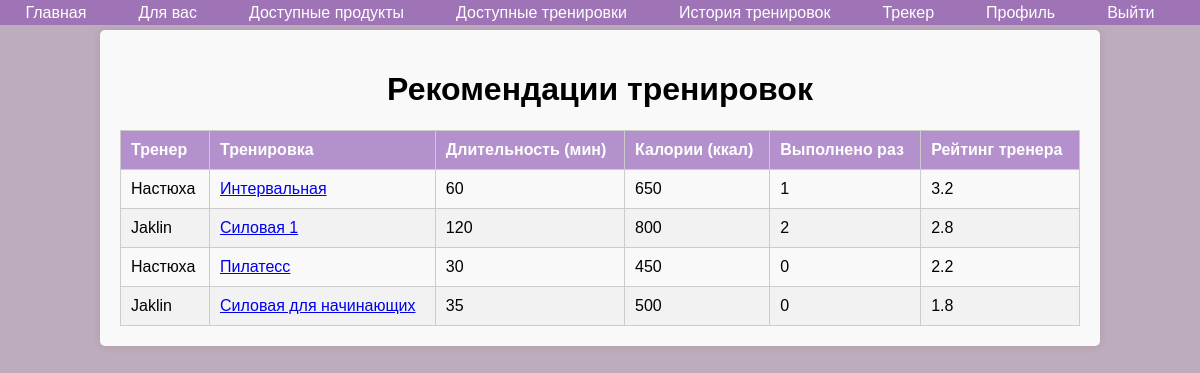
The app's page /recommendation.php (signed in) with its own data.
### tables this page shows
CREATE TABLE `training_programs` (
  `id` int(11) NOT NULL AUTO_INCREMENT,
  `name` varchar(255) DEFAULT NULL,
  `description` text DEFAULT NULL,
  `duration` int(11) DEFAULT NULL,
  `calories_burned` int(11) DEFAULT NULL,
  `training_name` varchar(255) DEFAULT NULL,
  `training_type_id` int(11) DEFAULT NULL,
  `created_by` int(11) DEFAULT NULL,
  `created_at` timestamp NOT NULL DEFAULT current_timestamp(),
  `status` enum('pending','approved','rejected') DEFAULT 'pending',
  PRIMARY KEY (`id`),
  KEY `training_type_id` (`training_type_id`),
  KEY `created_by` (`created_by`),
  CONSTRAINT `training_programs_ibfk_1` FOREIGN KEY (`training_type_id`) REFERENCES `training_types` (`id`) ON DELETE SET NULL,
  CONSTRAINT `training_programs_ibfk_2` FOREIGN KEY (`created_by`) REFERENCES `users` (`id`) ON DELETE CASCADE
);

CREATE TABLE `users` (
  `id` int(11) NOT NULL AUTO_INCREMENT,
  `username` varchar(255) DEFAULT NULL,
  `email` varchar(255) DEFAULT NULL,
  `password_hash` varchar(255) DEFAULT NULL,
  `age` int(11) DEFAULT NULL,
  `weight` float DEFAULT NULL,
  `height` float DEFAULT NULL,
  `gender` enum('male','female') DEFAULT NULL,
  `activity_level` enum('sedentary','light','moderate','active','very_active') DEFAULT NULL,
  `daily_calories` decimal(10,2) DEFAULT NULL,
  `created_at` timestamp NOT NULL DEFAULT current_timestamp(),
  `role_id` int(11) DEFAULT NULL,
  PRIMARY KEY (`id`),
  UNIQUE KEY `email` (`email`),
  KEY `role_id` (`role_id`),
  CONSTRAINT `users_ibfk_1` FOREIGN KEY (`role_id`) REFERENCES `roles` (`id`)
);

### recommendation.php (the view, shortened to what this page needs)
<?php
include 'navbar.php';
$user_id = $_SESSION['user_id'];
$stmt = $conn->prepare("
    SELECT
        u.username AS trainer_username,
        t.id AS training_id,
        t.name AS training_name,
        t.duration,
        t.calories_burned,
        COUNT(te.id) AS execution_count,
        (SELECT
            ROUND((SUM(CASE WHEN t1.status = 'approved' THEN 1 ELSE 0 END) /
            (COUNT(t1.id) + COUNT(t1.id))) * 4 +
            (COUNT(tl.id) / (COUNT(t1.id) + COUNT(t1.id))) * 5 +
            (IF(COUNT(te.id) > 0, 1, 0) * 1), 1)
        FROM training_programs t1
        LEFT JOIN training_likes tl ON t1.id = tl.training_id
        WHERE t1.created_by = u.id) AS trainer_rating
    FROM
        training_programs t
    LEFT JOIN
        training_executions te ON t.id = te.training_id AND te.user_id = ?
    LEFT JOIN
        users u ON t.created_by = u.id
    GROUP BY
        trainer_username, training_id
    ORDER BY
        trainer_rating DESC, execution_count DESC
");
$stmt->bind_param("i", $user_id);
$stmt->execute();
$recommendations = $stmt->get_result()->fetch_all(MYSQLI_ASSOC);
?>
<!DOCTYPE html>
<html lang="ru">
<head>
</head>
<body>
<div class="container">
    <h1>Рекомендации тренировок</h1>
    <?php if (!empty($recommendations)): ?>
        <table>
            <thead>
                <tr>
                    <th>Тренер</th>
                    <th>Тренировка</th>
                    <th>Длительность (мин)</th>
                    <th>Калории (ккал)</th>
                    <th>Выполнено раз</th>
                    <th>Рейтинг тренера</th>
                </tr>
            </thead>
            <tbody>
                <?php foreach ($recommendations as $recommendation): ?>
                    <tr>
                        <td><?php echo htmlspecialchars($recommendation['trainer_username']); ?></td>
                        <td>
                            <a href="training_details.php?id=<?php echo $recommendation['training_id']; ?>">
                                <?php echo htmlspecialchars($recommendation['training_name']); ?>
                            </a>
                        </td>
                        <td><?php echo htmlspecialchars($recommendation['duration']); ?></td>
                        <td><?php echo htmlspecialchars($recommendation['calories_burned']); ?></td>
                        <td><?php echo htmlspecialchars($recommendation['execution_count']); ?></td>
                        <td><?php echo htmlspecialchars($recommendation['trainer_rating']); ?></td>
                    </tr>
                <?php endforeach; ?>
            </tbody>
        </table>
    <?php else: ?>
        <p>Нет доступных рекомендаций для вас.</p>
    <?php endif; ?>
</div>
</body>
</html>

### navbar.php (style rules this page uses)
body { margin: 0; padding-top: 50px; }

### recommendation.php (style rules this page uses)
body { font-family: Arial, sans-serif; background-color: #bdacbb; margin: 0; padding: 0; display: flex; flex-direction: column; align-items: center; }
.container { width: 80%; max-width: 1200px; padding: 20px; background-color: #f9f9f9; border-radius: 5px; box-shadow: 0 0 10px rgba(0, 0, 0, 0.1); margin-top: 30px; }
h1 { text-align: center; }
table { width: 100%; border-collapse: collapse; margin-top: 20px; }
table, th, td { border: 1px solid #ccc; }
th, td { padding: 10px; text-align: left; }
th { background-color: rgba(139, 83, 179, 0.62); color: white; }
tr:nth-child(even) { background-color: #f2f2f2; }

### records on screen
training_programs: created_by.username "Настюха", name "Интервальная", duration "60", calories_burned "650", execution_count "1", trainer_rating "3.2"
training_programs: created_by.username "Jaklin", name "Силовая 1", duration "120", calories_burned "800", execution_count "2", trainer_rating "2.8"
training_programs: created_by.username "Настюха", name "Пилатесс", duration "30", calories_burned "450", execution_count "0", trainer_rating "2.2"
training_programs: created_by.username "Jaklin", name "Силовая для начинающих", duration "35", calories_burned "500", execution_count "0", trainer_rating "1.8"
